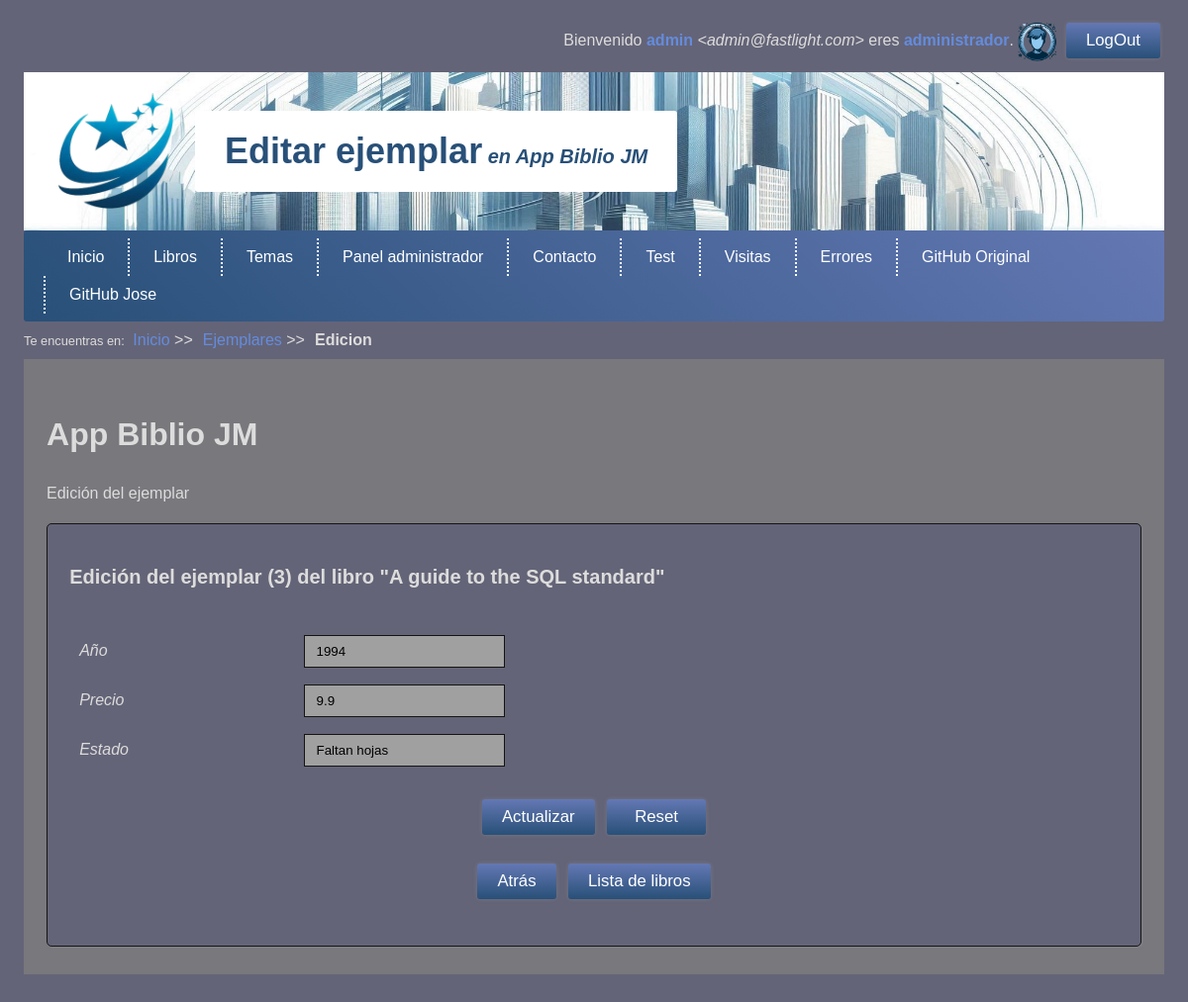
/ejemplar/edit/3 (signed in), run on the app's committed database.
### tables this page shows
CREATE TABLE ejemplares (
  id INT AUTO_INCREMENT PRIMARY KEY,
  idlibro INT NOT NULL,
  anyo INT NOT NULL COMMENT 'Año de adquisición',
  precio FLOAT NOT NULL DEFAULT 0 COMMENT 'precio de adquisición',
  estado VARCHAR(256) DEFAULT NULL COMMENT 'Como nuevo, páginas rotas, páginas pintadas...', 
  
   
   
   
  FOREIGN KEY (idlibro) REFERENCES libros(id) 
		ON UPDATE CASCADE ON DELETE CASCADE
);

CREATE TABLE libros (
  id INT AUTO_INCREMENT PRIMARY KEY,
  isbn CHAR(17) NOT NULL UNIQUE KEY,
  titulo VARCHAR(256) NOT NULL,
  editorial VARCHAR(256) NOT NULL,
  idioma VARCHAR(64) NOT NULL DEFAULT 'Castellano',
  autor VARCHAR(256) NOT NULL,
  edicion INT NOT NULL DEFAULT 1 COMMENT 'Número de edición',
  anyo INT NULL DEFAULT NULL COMMENT 'Año de publicación',
  edadrecomendada INT DEFAULT 0 COMMENT '0 significa todos los públicos',
  portada VARCHAR(256) NULL DEFAULT NULL COMMENT 'Nombre del fichero con la imagen de portada',
  caracteristicas VARCHAR(256) DEFAULT NULL COMMENT 'Tapa dura, blanda, edición de bolsillo...',
  sinopsis TEXT NULL DEFAULT NULL,
  paginas INT NULL DEFAULT NULL
);

### app/libraries/View.php (called while the page is built, shortened)
<?php
class View{
    private string $name;
    public function __construct(
        string $name      = '',
        array $parameters = []
    ){
        $this->name       = $name;
    }
    public function load(){
        $template = new (TEMPLATE);
        try{
            @require VIEWS_FOLDER."/$this->name.php";
        }catch(Throwable $e){
            $message = DEBUG ?
            "<p>ERROR en la vista <b>".VIEWS_FOLDER."/$this->name.php</b>.</p>
             <p>INFORMACIÓN ADICIONAL: ".$e->getMessage()."</p>" :
             "Error al cargar la página.";
             throw new ViewException($message);
        }
    }
}

### app/http/ViewResponse.php (called while the page is built, shortened)
<?php
class ViewResponse extends Response{
    protected View $view;
    public function __construct(
        string $name,
        array $params       = [],
        int $httpCode       = 200,
        string $status      = 'OK'
    ){
        $this->view = new View($name, $params);
    }
    public function send(){
        $this->view->load();
        die();
    }
}

### public/index.php (called while the page is built, shortened)
<?php
require '../app/autoload.php';
require '../app/helpers/helpers.php';
try{
    switch(strtoupper(APP_TYPE)){
        case 'WEB' :  $kernel   = new App();
                      $response = $kernel->boot();
                      break;
    }
    $response->send();
}catch(Throwable $t){
    $mensaje = DEBUG ?
        'ERROR en el proceso de arranque: '.$t :
        'Se produjo un error, contacte con el administrador '.ADMIN_EMAIL.' si es necesario.';
    abort(500, 'INTERNAL SERVER ERROR', $mensaje, $t)->send();
}

### app/autoload.php (called while the page is built, shortened)
<?php
    function load(string $clase){
        foreach(AUTOLOAD_DIRECTORIES as $directorio){
           $ruta="$directorio/$clase.php";
           if(is_readable($ruta)){
                break;
           }
        }
    }

### app/libraries/Login.php (called while the page is built, shortened)
<?php
class Login{
    private static ?Authenticable $activeUser = NULL;
    public static function init(){
        self::$activeUser = Session::get('user') ??  NULL;
    }
	public static function user():?Authenticable{
	    return self::$activeUser;
	}
	public static function guest():bool{
	    return empty(self::user());
	}
	public static function role(string $role):bool{
	    return self::user() && self::user()->hasRole($role);
	}
	public static function oneRole(array $roles):bool{
	    return self::user() && self::user()->oneRole($roles);
    }
}

### app/interfaces/Authorizable.php (called while the page is built, shortened)
<?php
    trait Authorizable{
        public function hasRole(string $role):bool{
            return in_array($role, $this->roles);
        }
        public function oneRole(array $roles):bool{
            foreach($roles as $role)
                if($this->hasRole($role))
                    return true;
             return false;
        }
        public function isAdmin(string $adminRole = ADMIN_ROLE):bool{
            return $this->hasRole($adminRole);
        }
    }

### mvc/models/Model.php (called while the page is built, shortened)
<?php
abstract class Model{
    public static function getTable():string{
        return get_called_class()::$table ?? strtolower(get_called_class()).'s';
    }
    protected static function getJsonFields():array{
        return get_called_class()::$jsonFields ?? [];
    }
    public function parseJsonFields():object{
        $properties = self::getJsonFields();
        return $this;
    }
    public static function find(int $id = 0):?object{
        $table = self::getTable();
        $query = "SELECT * FROM $table WHERE id=$id";
        $entity = (DB_CLASS)::select($query, get_called_class());
        if($entity)
            $entity->parseJsonFields();
        return $entity;
    }
    public static function findOrFail(
        int $id = 0,
        ?string $message = NULL
    ):object{
        $entity = get_called_class()::find($id);
        return $entity;
    }
    public function belongsTo(
        string $related,
        string $foreignKey = null,
        string $ownerKey = 'id'
    ):?object{
        $tabla = $related::$table ?? strtolower($related).'s';
        $foreignKey = $foreignKey ?? 'id'.strtolower($related);
        $consulta="SELECT * FROM $tabla WHERE $ownerKey = ".($this->$foreignKey ?? 'NULL');
        $entity = (DB_CLASS)::select($consulta, $related);
        if($entity)
            $entity->parseJsonFields();
        return $entity;
    }
}

### app/libraries/DBPDO.php (called while the page is built, shortened)
<?php
class DBPDO extends DB{
    private static $conexion = null;
    public static function get():object{
        if(!self::$conexion){
            $dsn = SGDB.':host='.DB_HOST.':'.DB_PORT.';dbname='.DB_NAME.';charset='.DB_CHARSET;
            try{
                self::$conexion = new PDO($dsn, DB_USER, DB_PASS);
            }catch(Throwable $e){
                $message = "No se pudo conectar con la Base de datos. ";
                if(DEBUG)
                    $message .= "Revisa la configuración: ".$dsn;
                throw new DatabaseException($message);
            }
        }
        return self::$conexion;
    }
    public static function query(string $consulta){
        try{
            $resultado = self::get()->query($consulta);
            return $resultado;
        }catch(Throwable $e){
            if(DEBUG){
                $mensaje = "ERROR EN LA CONSULTA: ";
                $mensaje .= "<p><b>$consulta</b></p>";
                $mensaje .= "<p>".(self::get()->errorInfo()[2])."</p>";
                throw new SQLException($mensaje);
            }else
                throw new SQLException('ERROR al realizar la operación.');
        }
    }
    public static function select(
        string $consulta,
        string $class='stdClass'
    ):?object{
        $resultado = self::query($consulta);
        $objeto = $resultado->fetchObject($class);
        return $objeto === false ? NULL : $objeto;
    }
}

### mvc/controllers/EjemplarController.php (called while the page is built, shortened)
<?php
class EjemplarController extends Controller{
	public function edit(int $id=0){
		$ejemplar = Ejemplar::findOrFail($id,'No se encontró el ejemplar.');
		 $libro= $ejemplar->belongsTo('Libro');
		 return view('ejemplar/edit',['ejemplar'=>$ejemplar, 'libro'=>$libro]);
	}
}

### app/core/App.php (called while the page is built, shortened)
<?php
class App extends Kernel{
    public function boot():Response{
        try{
            $url = request()->get('url') ?? NULL;
            $url = $url ? explode('/', rtrim($url, '/')) : [];
            $controller = empty($url[0]) ?
                DEFAULT_CONTROLLER :
                ucfirst(strtolower(array_shift($url))).'Controller';
            $method = empty($url[0]) ?
                DEFAULT_METHOD :
                strtolower(array_shift($url));
            $controllerInstance = new $controller();
            return $controllerInstance->$method(...$url);
        }catch(NotIdentifiedException $e){
            Session::set('_pending_operation', '/'.request()->get('url'));
            return redirect('/Login');
        }catch(Throwable $t){
            $mensaje = DEBUG ?
                (new DebugInformation($t, $controller, $method, $url))->toHtml() :
                "No se pudo realizar la operación solicitada.";
            if(LOG_ERRORS)
                Log::addMessage(ERROR_LOG_FILE, get_class($t), $t->getMessage());
            if(DB_ERRORS)
                AppError::new(get_class($t), $t->getMessage());
            return abort(500, 'INTERNAL SERVER ERROR', $mensaje, $t);
        }
    }
}

### app/http/Request.php (called while the page is built, shortened)
<?php
class Request{
    private static ?Request $request = null;
    public function __construct(){
        $this->previousInputs = Session::get('flashed_input') ?? [];
    }
    public static function createFromGlobals(){
        self::$request = new self();
        return self::$request;
    }
    public static function retrieve():Request{
        return self::$request;
    }
    public function get(
        string $name
    ): ?string{
        $data = filter_input(INPUT_GET, $name, FILTER_SANITIZE_SPECIAL_CHARS);
        return trim($data);
    }
}

### app/helpers/helpers.php (called while the page is built, shortened)
<?php
function request(){
    return Request::retrieve();
}
function old(string $inputName, string $dbValue = NULL):string{
    return request()->previousInputs[$inputName] ?? $dbValue ?? '';
}

### app/libraries/Session.php (called while the page is built, shortened)
<?php
class Session{
    public static function get(string $name){
        return $_SESSION[$name] ?? NULL;
    }
}

### mvc/views/ejemplar/edit.php (the view, shortened to what this page needs)
<!DOCTYPE html>
<html lang="es">
	<head>
		<?= $template->css() ?>
	</head>
	<body>
		<?= $template->login() ?>
		<?= $template->header('Editar  ejemplar') ?>
		<?= $template->menu() ?>
		<?= $template->breadCrumbs(['Ejemplares'=>'/Ejemplar','Edicion'=>null]) ?>
	<main>
	<h1><?=APP_NAME?></h1>
	<p>Edición del ejemplar </p>
	<form method="POST" enctype="multipart/form-data" action="/Ejemplar/update">
		<div class="flex2">
		<h3>Edición del ejemplar (<?=$ejemplar->id?>) del libro <b>"<?=$libro->titulo?>"</b></h3>
		<br>
		<label for="anyo">Año</label>
		<input type="text" name="anyo" value="<?=$ejemplar->anyo?><?= old('anyo')?>" required>
		<br>
		<label for="precio">Precio</label>
		<input type="number" step="0.01" name="precio" value="<?=$ejemplar->precio?><?= old('precio')?>" required>
			<br>
			<label for="estado">Estado</label>
			<input type="text" name="estado" value="<?=$ejemplar->estado?><?= old('estado')?>" required>
			<br>
			<div class="centered mt2">
				<input type="submit" class="button" name="actualizar" value="Actualizar">
				<input type="reset" class="button" value="Reset">
			</div>
		</div>
		<div class="centrado my2">
			<a class="button" onclick="history.back()">Atrás</a>
			<a class="button" href="/Libro/list">Lista de libros</a>
		</div>
	</form>
</main>
</body>
</html>

### public/css/dark.css (style rules this page uses)
:root { --primary-bg-color: rgb(40, 80, 120); --primary-font-color: rgb(255, 255, 255); --primary-soft-color: rgb(100, 120, 180); --secondary-bg-color: rgb(20, 120, 80); --secondary-font-color: rgb(255, 255, 255); --secondary-soft-color: rgb(80, 160, 100); --shadow-color: rgba(160, 160, 160, 0.3); --font-shadow-color: rgba(0, 0, 0, 0.3); --bg-color: rgb(100, 100, 120); --font-color: rgb(220, 220, 220); --border-color: rgb(20, 20, 20); --a-color: rgb(100, 140, 220); --main-bg-color: rgb(120, 120, 125); --th-bg-color: rgb(60, 100, 160); --th-font-color: rgb(255, 255, 255); --td-odd-bg-color: var(--bg-color); --td-even-bg-color: rgb(90, 90, 90); --tfoot-bg-color: rgb(120, 120, 120); --tfoot-font-color: rgb(255, 255, 255); --form-bg-color: var(--bg-color); --input-bg-color: rgb(160, 160, 160); --footer-bg-color: rgba(60, 60, 60, 0.85); --modal-bg-color: rgba(120, 120, 120, 0.85); }

### public/css/base_phone.css (style rules this page uses)
body { margin: 0; padding: 0; width: 100%; }

### public/css/base_printer.css (style rules this page uses)
* { color: #006 !important; border:none; }
body { width: 100%; border:none; box-shadow: none; margin: 0px; padding: 0px; }
main { border: none; padding: 0px; }
p { margin-bottom: 1.2rem; }

### public/css/base.css (style rules this page uses)
:root { --primary-bg-color: rgb(60, 100, 160); --primary-font-color: rgb(255, 255, 255); --primary-soft-color: rgb(120, 160, 220); --secondary-bg-color: rgb(60, 160, 100); --secondary-font-color: rgb(255, 255, 255); --secondary-soft-color: rgb(100, 200, 140); --shadow-color: rgba(60, 60, 60, 0.3); --font-shadow-color: rgba(0, 0, 0, 0.3); --bg-color: white; --font-color: rgb(100, 100, 120); --border-color: rgb(200, 200, 200); --a-color: rgb(60, 100, 180); --main-bg-color: rgb(250, 250, 253); --th-bg-color: rgb(60, 100, 160); --th-font-color: rgb(255, 255, 255); --td-odd-bg-color: rgb(255, 255, 255); --td-even-bg-color: rgb(245, 245, 250); --tfoot-bg-color: rgb(160, 180, 220); --tfoot-font-color: rgb(255, 255, 255); --form-bg-color: rgb(255, 255, 255); --input-bg-color: rgb(250, 250, 250); --footer-bg-color: rgba(255, 255, 255, 0.85); --modal-bg-color: rgba(120, 120, 120, 0.85); --success-bg-color: rgb(180, 250, 180); --success-font-color: #363; --success-btn-color: rgb(60, 180, 60); --success-btn-hover-color: rgb(110, 250, 110); --warning-bg-color: rgb(250, 250, 180); --warning-font-color: rgb(150, 120, 0); --warning-btn-color: rgb(220, 210, 10); --warning-btn-hover-color: rgb(230, 230, 80); --danger-bg-color: rgb(250, 180, 180); --danger-font-color: #753; --danger-btn-color: rgb(180, 60, 60); --danger-btn-hover-color: rgb(250, 120, 120); --code-color: rgb(50, 50, 200); --min-width: 280px; }
* { box-sizing: border-box; margin: 0; padding: 0; }
.flex2 { flex:2 }
.centrado, .centered { text-align: center }
.my2 { margin-top: 2%; margin-bottom: 2% }
.mt2 { margin-top: 2%; }
h1, h2, h3 { margin-top: 1.10em; margin-bottom: 0.9em; }
h1 { font-size: 2em; }
h3 { font-size: 1.25em; }
h2, h3 { margin: 1.6em 0 1em; padding: 0; }
h2:first-child, h3:first-child { margin: 1em 0; }
p { margin: 1.1em 0; line-height: 1.5em; }
a { text-decoration: none; cursor: pointer; color: var(--a-color); }
.button, .button-light, .button-success, .button-warning, .button-danger { display: inline-block; white-space: nowrap; color: var(--primary-font-color); font: caption; font-size: 1.05em; padding: 8px 20px; margin: 4px; border: none; border-radius: 3px; cursor: pointer; box-shadow: 0 0px 4px var(--shadow-color); }
.button { background: linear-gradient(var(--primary-soft-color), var(--primary-bg-color)); }
form { padding: 2%; margin: 5px auto; border: 1px solid var(--border-color); border-radius: 5px; box-shadow: 1px 1px 2px var(--shadow-color); background-color: var(--form-bg-color); min-width: var(--min-width); }
label { display: inline-block; width: 20%; min-width: 90px; margin: 1rem 10px; font-style: italic; }
input, select, textarea { padding: 8px 12px; min-width: 100px; background-color: var(--input-bg-color); border: solid 1px var(--border-color); }
html { background-color: var(--bg-color); }
body { color: var(--font-color); padding: 10px 2%; font-family: arial, verdana, helvetica; width: 100%; margin: 0px auto 20px auto; }
main { padding: 2%; margin: 0 0 1%; background-color: var(--main-bg-color); }

### data on the page
ejemplares: id "3", anyo "1994", precio "9.9", estado "Faltan hojas"
libros: titulo "A guide to the SQL standard"

### other printed values
$user->displayname "admin"
$user->email "admin@fastlight.com"
$title "Editar ejemplar"
APP_NAME "App Biblio JM"
$miga "Inicio"
$miga "Ejemplares"
$miga "Edicion"
